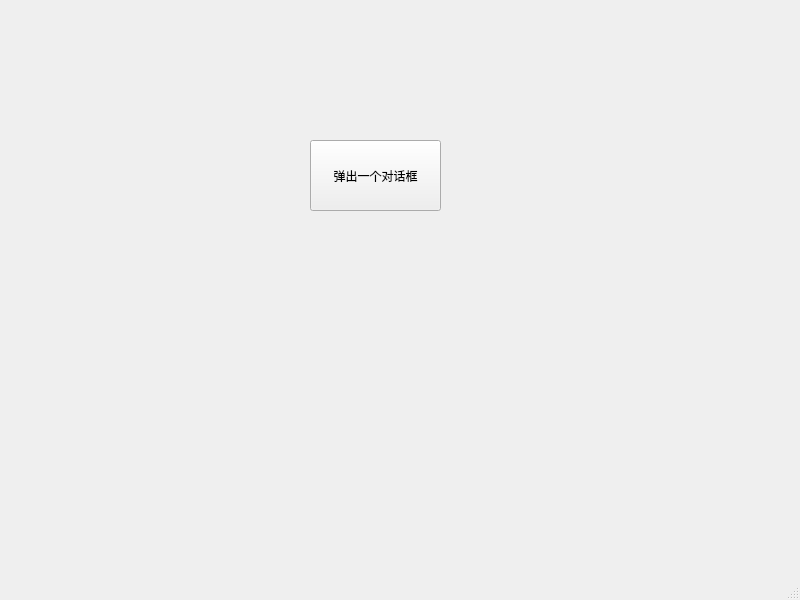
<?xml version="1.0" encoding="UTF-8"?>
<ui version="4.0">
 <class>MainWindow</class>
 <widget class="QMainWindow" name="MainWindow">
  <property name="geometry">
   <rect>
    <x>0</x>
    <y>0</y>
    <width>800</width>
    <height>600</height>
   </rect>
  </property>
  <property name="windowTitle">
   <string>MainWindow</string>
  </property>
  <widget class="QWidget" name="centralwidget">
   <widget class="QPushButton" name="pushButton">
    <property name="geometry">
     <rect>
      <x>310</x>
      <y>140</y>
      <width>131</width>
      <height>71</height>
     </rect>
    </property>
    <property name="text">
     <string>弹出一个对话框</string>
    </property>
   </widget>
  </widget>
  <widget class="QMenuBar" name="menubar">
   <property name="geometry">
    <rect>
     <x>0</x>
     <y>0</y>
     <width>800</width>
     <height>21</height>
    </rect>
   </property>
  </widget>
  <widget class="QStatusBar" name="statusbar"/>
 </widget>
 <resources/>
 <connections/>
</ui>
